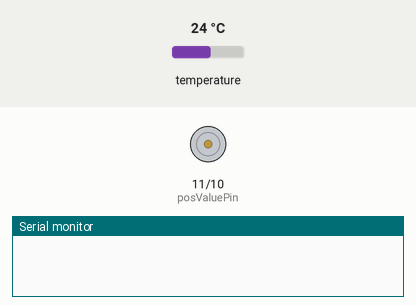
Recording of a sketch running on a simulated Arduino Uno, built with avr-gcc and run on an emulated ATmega328P. Shown: motor-driver pin pairs drawn as motors (green arrow = first pin HIGH = forward, orange = second pin HIGH = backward, longer = more drive), the last lines printed to the serial monitor. The test bench sets the inputs (shaded band); at power-on: temperature 24 °C.

Above: at 0.1 s.
At 0.8 s:
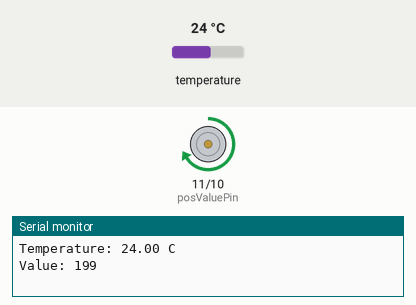
Timing chart, 0 to 2.3 s (numbered marks = the images above):
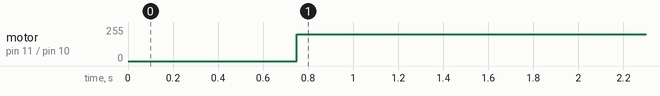

Measured:
- by itself, motor on pin 11 (posValuePin) / pin 10 (negValuePin): stopped → forward 199/255 at 0.75 s

The sketch:

thermometer.ino
```cpp
#include <DS18B20.h>

#define posValuePin 11
#define negValuePin 10
#define DS18B20Pin 9

#define calcConst 8.3

DS18B20 ds(DS18B20Pin);
int curVal;
boolean curTempSign;

void setup() {
  Serial.begin(9600);
  curVal = 0;
  curTempSign = false;    //false -> negative; true positive or zero
}

void loop() {
  ds.doConversion();
  float temp = ds.getTempC();
  int val = abs((int)(calcConst * temp));

  if (val > 255) val = 255;

//Necessary to except thermometer glitch values

  if (curVal == 0) {
    curTempSign = (int)temp >= 0;
    curVal = val;
  } else {
    if (abs(curVal - val) < 5)
      curVal = val;
  }
////////////////////////////////////////////////

  if ( !( ((int)temp >= 0) != curTempSign && curVal >= 20) ) { // Necessary to except thermometer glitch values as well
    if ((int)temp < 0) {
      analogWrite(negValuePin, curVal);
      analogWrite(posValuePin, 0);
    } else {
      analogWrite(posValuePin, curVal);
      analogWrite(negValuePin, 0);
    }
    curTempSign = (int)temp >= 0;
  }

  Serial.print("Temperature: ");
  Serial.print(temp);
  Serial.println(" C");
  Serial.print("Value: ");
  Serial.print(val);
  Serial.println("\n");

  delay(200);
}
```
